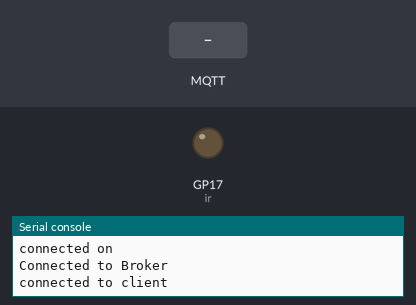
The program below on a simulated Raspberry Pi Pico running MicroPython. Shown: output pins drawn as LEDs (lit = HIGH), the last lines printed to the serial console. Inputs (shaded band) come from the test bench. WiFi joins after 1.5 s; no MQTT or app messages arrive unless stated.

Above: at 3.3 s.
3.4 s: MQTT message "junnokuri" arrives on the first subscribed topic
At 4.5 s:
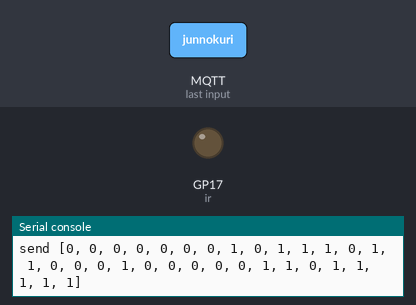
5.0 s: MQTT message "up" arrives on the first subscribed topic
At 5.8 s:
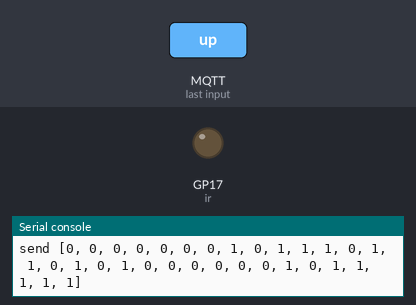
6.5 s: MQTT message "down" arrives on the first subscribed topic
At 7.1 s:
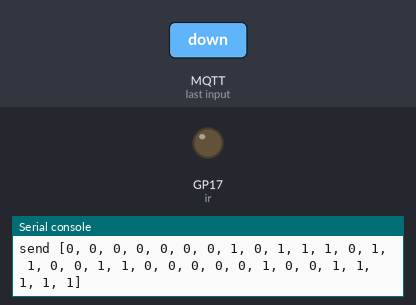
Timing chart, 0 to 9.5 s (numbered marks = the images above; inputs shaded):
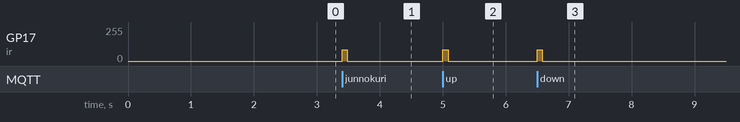

Measured:
- after the input at 3.4 s, GP17 (ir): 0/255 → 85/255 at once, → 0/255 0.08 s later
- after the input at 5.0 s, GP17 (ir): 0/255 → 85/255 at once, → 0/255 0.08 s later
- after the input at 6.5 s, GP17 (ir): 0/255 → 85/255 at once, → 0/255 0.08 s later

The program:

lighting_mqtt.py
```python
from umqtt.simple import MQTTClient
from machine import Pin, PWM
import time
from wifi import connect

ir = PWM(Pin(17, Pin.OUT))
f = 38000
ir.freq(f)
dty = 0x5555

#　必要に応じ調整　今回は35が適当
adj = 35

# MQTT
MQTT_BROKER = "192.168.3.6"
MQTT_TOPIC = "koizumi"

shared_data = [0, 0, 0, 0, 0, 0, 0, 1, 0, 1, 1, 1, 0, 1, 1, 0]

def send_data(data):
    #　はじめのやつ
    # デューティー比1/3がHIGHのPWM信号を送信（adj回分）
    for i in range(1, 18*adj):
        ir.duty_u16(dty)

    # LOWのPWM信号を送信（3×adj回分）
    for i in range(1, 9*adj):
        ir.duty_u16(0)

    # 16bitのコードを読み込む
    for bit in data:

        # コードの値が「1」のときの処理
        if(bit == 1):

            # デューティー比1/3がHIGHのPWM信号を送信（adj回分）
            for i in range(1, 1*adj):
                ir.duty_u16(dty)

            # LOWのPWM信号を送信（3×adj回分）
            for i in range(1, 3*adj):
                ir.duty_u16(0)

        # コードの値が「0」のときの処理
        else:

            # デューティー比1/3がHIGHのPWM信号を送信（adj回分）
            for i in range(1, 1*adj):
                ir.duty_u16(dty)

            # LOWのPWM信号を送信（7×adj回分）
            for i in range(1, 1*adj):
                ir.duty_u16(0)

    # ストップビット（データの終端を示す信号）
    for l in range(1,1*adj):
        ir.duty_u16(dty)

    # トレーラー（通信の終わりを示す信号）
    for l in range(1,1*adj):
        for i in range(1,85):
            ir.duty_u16(0)

    print(f'send {data}')

def callback(topic, msg):
    print(f'received {msg}')

    if msg == b"junnokuri":
        data = shared_data + [0, 0, 1, 0, 0, 0, 0, 0, 1, 1, 0, 1, 1, 1, 1, 1]
    elif msg == b"up":
        data = shared_data + [1, 0, 1, 0, 0, 0, 0, 0, 0, 1, 0, 1, 1, 1, 1, 1]
    elif msg == b"down":
        data = shared_data + [0, 1, 1, 0, 0, 0, 0, 0, 1, 0, 0, 1, 1, 1, 1, 1]
    elif msg == b"30minoff":
        data = shared_data + [1, 0, 0, 0, 0, 0, 0, 0, 0, 1, 1, 1, 1, 1, 1, 1]
    elif msg == b"60minoff":
        data = shared_data + [0, 1, 0, 0, 0, 0, 0, 0, 1, 0, 1, 1, 1, 1, 1, 1]
    elif msg == b"kaijo":
        data = shared_data + [1, 1, 0, 0, 0, 0, 0, 0, 0, 0, 1, 1, 1, 1, 1, 1]
    elif msg == b"shoutou":
        data = shared_data + [0, 0, 0, 0, 0, 0, 0, 0, 1, 1, 1, 1, 1, 1, 1, 1]
    else:
        data = shared_data

    send_data(data)

ip = connect()
print(f'connected on {ip}')

# MQTT
client = MQTTClient("controller", MQTT_BROKER)
client.set_callback(callback)

# 試み
connection_flag = False
while connection_flag is False:
    try:
        client.connect()
        print("Connected to Broker")
        connection_flag = True
    except OSError as e:
        print("Couldn't connect to Broker:", e)
        connection_flag = False


#client.connect()
client.subscribe(MQTT_TOPIC)
print("connected to client")

while True:
    client.wait_msg()
```

wifi.py
```python
import network
import time

SSID = '         '
PASSWORD = '        '
IP_ADDRESS = '        '

def connect():
    wlan = network.WLAN(network.STA_IF)
    wlan.active(True)
    wlan.connect(SSID, PASSWORD)

    while not wlan.isconnected() and wlan.status() >= 0:
        print("waiting to connect:")
        time.sleep(1)

    wlan_status = wlan.ifconfig()
    wlan.ifconfig((IP_ADDRESS, wlan_status[1], wlan_status[2], wlan_status[3]))

    wlan_status = wlan.ifconfig()

    return wlan_status[0]
```
